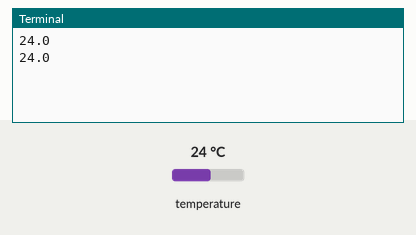
A program run on a simulated Raspberry Pi (BCM pin numbers). Shown: the last lines printed to the terminal. Inputs (shaded band) come from the test bench; at power-on: temperature 24 °C.

Above: at 1.2 s.
1.3 s: temperature set to 12 °C
At 2.6 s:
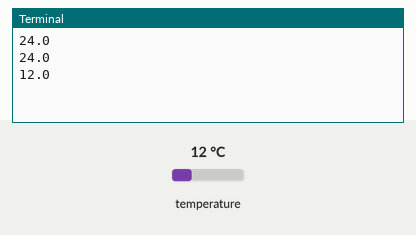
2.8 s: temperature set to 19 °C
At 3.5 s:
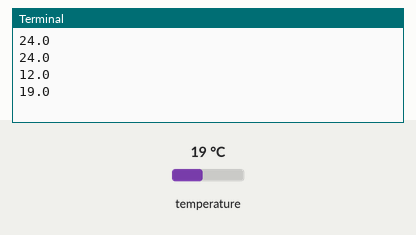
Timing chart, 0 to 5.8 s (numbered marks = the images above; inputs shaded):
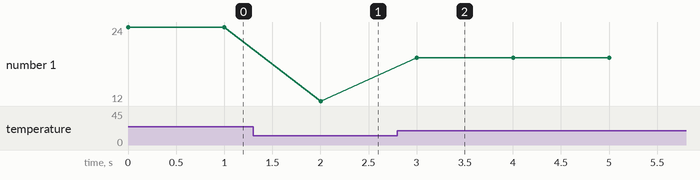

The program:

adt7410-i2c-temperature.py
```python
# -*- coding: utf-8 -*-
import smbus
from time import sleep

def read_adt7410():
    word_data = bus.read_word_data(address_adt7410, register_adt7410)
    data = (word_data & 0xff00)>>8 | (word_data & 0xff)<<8
    data = data>>3 # 13bit data
    if data & 0x1000 == 0: # temperature >= 0
        temperature = data * 0.0625
    else:
        temperature = ((~data & 0x1fff) + 1) * -0.0625
    return temperature

bus = smbus.SMBus(1)
address_adt7410 = 0x48
register_adt7410 = 0x00

try:
    while True:
        inputValue = read_adt7410()
        print(inputValue)
        sleep(1)
except KeyboardInterrupt:
    pass
```

Measured:
- after the input at 1.3 s, the terminal: prints a new line after 0.70 s (image 1)
- after the input at 2.8 s, the terminal: prints a new line after 0.20 s (image 2)
- plotted number 1: 24 → 12 after the input at 1.3 s, 12 → 19 after the input at 2.8 s
